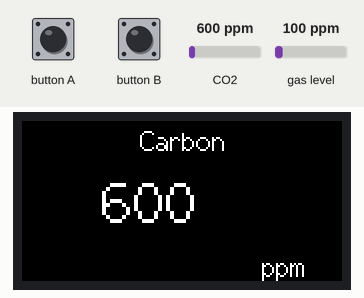
Recording of a sketch running on a simulated ESP32. On the bench: 160×80 colour display. Inputs (shaded band) come from the test bench; at power-on: CO2 600 ppm, gas level 100 ppm. What the sketch prints to the serial monitor is not drawn.

Above: at 16.6 s.
16.7 s: button B pressed for 0.15 s
At 17.0 s:
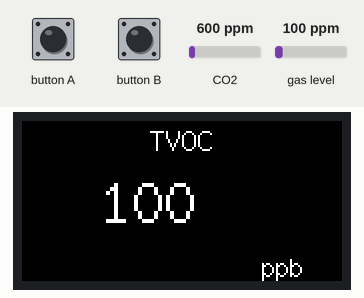
18.3 s: button B pressed for 1 s
At 19.4 s:
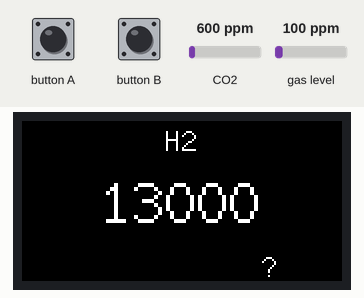
20.8 s: button B pressed for 0.15 s
At 21.3 s:
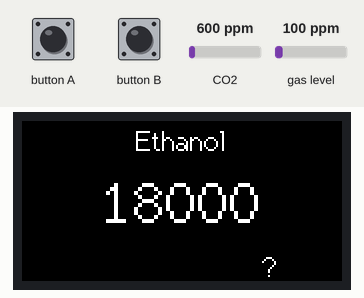
22.4 s: button B pressed for 3.2 s
At 22.7 s:
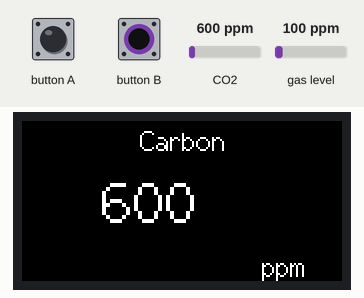
27.1 s: CO2 set to 452 ppm
At 27.9 s:
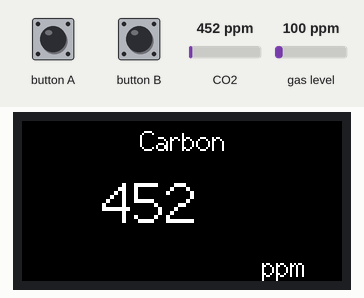
28.9 s: CO2 set to 1050 ppm
At 30.7 s:
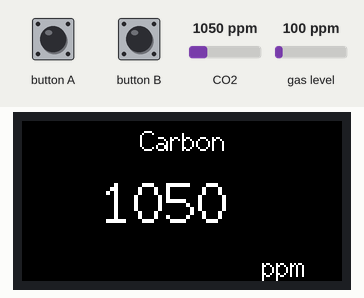
Timing chart, 0 to 31.9 s (numbered marks = the images above; inputs shaded):
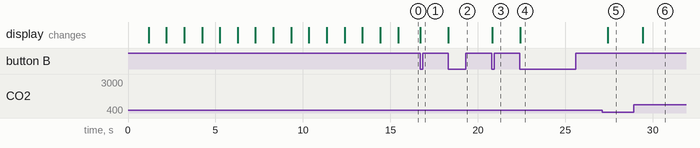

Measured:
- after the input at 16.7 s, the display: changes at once (image 1)
- after the input at 18.3 s, the display: changes at once (image 2)
- after the input at 20.8 s, the display: changes at once (image 3)
- after the input at 22.4 s, the display: changes at once (image 4)
- after the input at 27.1 s, the display: changes after 0.33 s (image 5)
- after the input at 28.9 s, the display: changes after 0.53 s (image 6)

The sketch:

Gas-Display.ino
```cpp
//SGP30 needs 15 seconds to initialize calibration after power on.
//The screen will display TVOC and CO2

#include <M5StickC.h>
#include "Adafruit_SGP30.h"

Adafruit_SGP30 sgp;
int i = 15;
long last_millis = 0;

int screenSelection = 0;

int lastDisplayUpdate = -100000;
int displayUpdateDelay = 1000;

bool displayCanUpdate() {
  return ((millis() - lastDisplayUpdate) > displayUpdateDelay);
}

void header(const char *string, uint16_t screenColor)
{
    M5.Lcd.fillScreen(screenColor);
    M5.Lcd.setTextSize(1);
    M5.Lcd.setTextColor(TFT_WHITE, TFT_BLACK);
    M5.Lcd.fillRect(0, 0, 80, 20, TFT_BLACK);
    M5.Lcd.setTextDatum(TC_DATUM);
    M5.Lcd.drawString(string, 80, 2, 2);
    M5.Lcd.setTextDatum(TL_DATUM);
}

void setup() {
  M5.begin(true, false, false);
  Wire.begin(32,33);
  M5.Lcd.setRotation(3);
  Serial.begin(115200);
  Serial.println("SGP30 test");
  if (! sgp.begin()){
    Serial.println("Sensor not found :(");
    while (1);
  }

  Serial.print("Found SGP30 serial #");
  Serial.print(sgp.serialnumber[0], HEX);
  Serial.print(sgp.serialnumber[1], HEX);
  Serial.println(sgp.serialnumber[2], HEX);
  initWait();
}

void displayValue(char *title, float value, char *units) {
  header(title, BLACK);
  M5.Lcd.setTextSize(2);
  M5.Lcd.drawNumber(value, 40, 25 , 2);
  M5.Lcd.setTextSize(1);
  M5.Lcd.drawString(units, 120, 65, 2);
}

void carbonDisplay() {
  displayValue("Carbon", sgp.eCO2, "ppm");
}

void tvocDisplay() {
  displayValue("TVOC", sgp.TVOC, "ppb");
}

void ethanolDisplay() {
  displayValue("Ethanol", sgp.rawEthanol, "?");
}

void h2Display() {
  displayValue("H2", sgp.rawH2, "?");
}

void handleDisplay(bool force = false) {
  if(!force && !displayCanUpdate()) return;
  lastDisplayUpdate = millis();

  if (!sgp.IAQmeasure()) {
    Serial.println("Measure failure");
    return;
  }
  if (! sgp.IAQmeasureRaw()) {
    Serial.println("Raw Measurement failed");
    return;
  }

  // Serial output
  Serial.print("TVOC "); Serial.print(sgp.TVOC); Serial.print(" ppb\t");
  Serial.print("eCO2 "); Serial.print(sgp.eCO2); Serial.println(" ppm");
  Serial.print("Raw H2 "); Serial.print(sgp.rawH2); Serial.print(" \t");
  Serial.print("Raw Ethanol "); Serial.print(sgp.rawEthanol); Serial.println("");

  switch(screenSelection) {
    case 0:
      carbonDisplay();
      break;
    case 1:
      tvocDisplay();
      break;
    case 2:
      h2Display();
      break;
    case 3:
      ethanolDisplay();
      break;
    default:
      screenSelection = 0;
      return handleDisplay(true);
  }
}

void handleButtons() {
  if(M5.BtnB.wasPressed()) {
    Serial.printf("BtnB %d\n", screenSelection);
    screenSelection++;
    handleDisplay(true);
  }
}

void initWait() {
  int waitSeconds = 15;
  float counter = 0;
  while(counter != waitSeconds) {
    header("Starting...", BLACK);

    counter += 1;
    float progress = (counter/waitSeconds);
    int width = 100 * progress;
    M5.Lcd.fillRect(30, 30, width, 30, GREEN);
    delay(1000);
  }
  header("Ready", BLACK);
}

void loop() {
  M5.update();
  handleButtons();
  handleDisplay();
}
```
